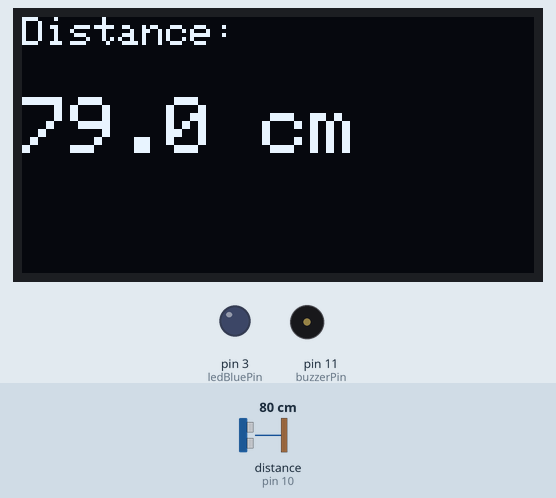
This sketch was run on a simulated Arduino Uno, built with avr-gcc and run on an emulated ATmega328P. On the bench: 128×64 one-colour display, output pins drawn as LEDs (lit = HIGH), buzzer (waves = sounding, pin HIGH). Wiring (inferred from the names in the program): ultrasonic range finder: trigger pin 9; echo pin 10. The inputs (shaded band) are chosen by the test bench; at power-on: distance to the obstacle (sensor on pin 10) 80 cm. The echo pulse lasts 58.3 µs per cm; pins used as bus, display or sensor lines are not drawn; what the sketch prints to the serial monitor is not drawn.

Above: at 2.2 s.
2.3 s: distance to the obstacle (sensor on pin 10) set to 17 cm
At 2.8 s:
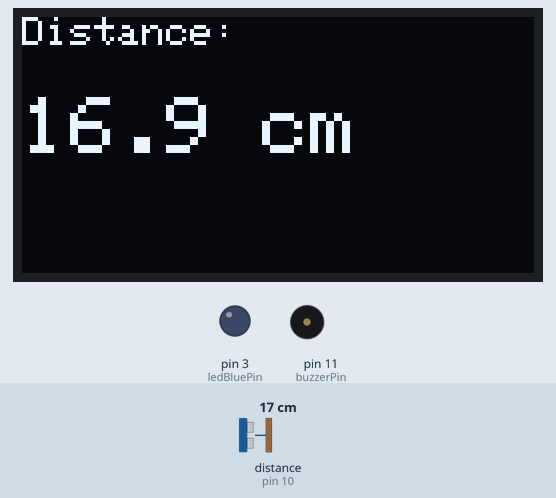
4.4 s: distance to the obstacle (sensor on pin 10) set to 14 cm
At 5.5 s:
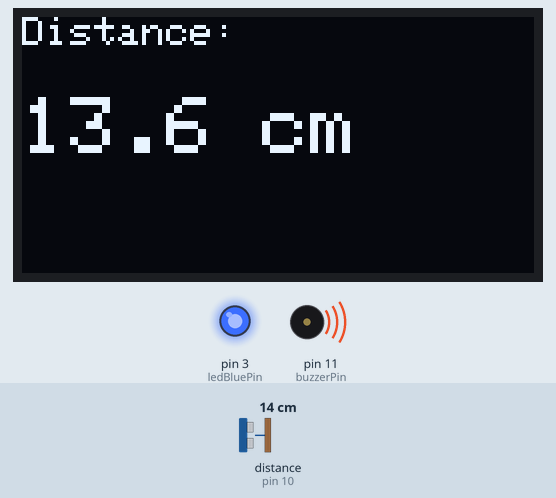
6.5 s: distance to the obstacle (sensor on pin 10) set to 18 cm
At 7.24 s:
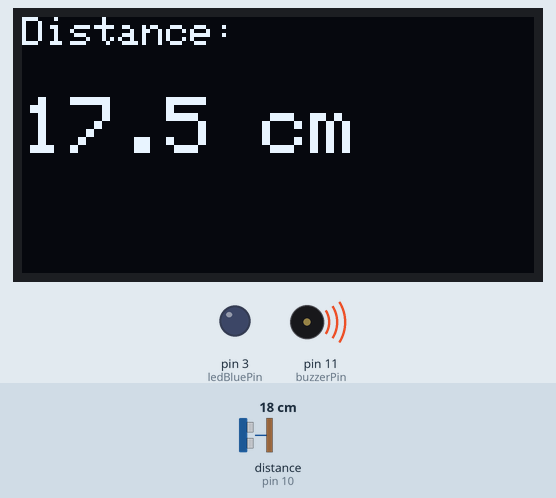
Timing chart, 0 to 14.1 s (numbered marks = the images above; inputs shaded):
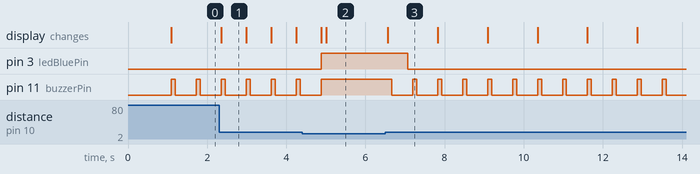

Measured:
- the behaviour switches between 16 and 15 cm on distance to the obstacle (sensor on pin 10) (found by bisection; images 1 and 2)
- after the input at 2.3 s, the display: changes after 0.06 s (image 1)
- after the input at 4.4 s, pin 3 (ledBluePin): LOW → HIGH after 0.48 s; pin 11 (buzzerPin): goes on until 4.9 s, then stays HIGH; the display: first changes after 0.48 s (image 2 shows a later state)
- after the input at 6.5 s, pin 3 (ledBluePin): HIGH → LOW after 0.57 s; pin 11 (buzzerPin): alternates HIGH for 0.10 s and LOW for 0.53 s, starting after 0.17 s; the display: changes after 0.07 s (image 3)
- by itself, pin 11 (buzzerPin): alternates HIGH for 0.10 s and LOW for 0.53 s
- what the display in image 1 shows lasts 0.6 s, from 2.4 s to 3.0 s
- what the display in image 3 shows lasts 1.2 s, from 6.6 s to 7.8 s

The sketch:

NanoSonicOLED-BuzzLED.ino
```cpp
#include <Wire.h>
#include <Adafruit_GFX.h>
#include <Adafruit_SSD1306.h>

// OLED configuration
#define SCREEN_WIDTH 128
#define SCREEN_HEIGHT 64
#define OLED_RESET -1
#define SCREEN_ADDRESS 0x3C  // Use 0x7A if your OLED uses that address

Adafruit_SSD1306 display(SCREEN_WIDTH, SCREEN_HEIGHT, &Wire, OLED_RESET);

// Pins
const int trigPin = 9;
const int echoPin = 10;
const int buzzerPin = 11;
const int ledBluePin = 3;  // Blue LED on D3

long duration;
float distance;

void setup() {
  pinMode(trigPin, OUTPUT);
  pinMode(echoPin, INPUT);
  pinMode(buzzerPin, OUTPUT);
  pinMode(ledBluePin, OUTPUT);
  Serial.begin(9600);

  // Initialize OLED
  if (!display.begin(SSD1306_SWITCHCAPVCC, SCREEN_ADDRESS)) {
    Serial.println(F("OLED initialization failed"));
    while (true);  // Stop execution if OLED fails
  }

  display.clearDisplay();
  display.setTextSize(1);
  display.setTextColor(SSD1306_WHITE);
  display.setCursor(0, 0);
  display.print("Ultrasonic Sensor");
  display.display();
  delay(1000);
}

void loop() {
  // Trigger ultrasonic pulse
  digitalWrite(trigPin, LOW);
  delayMicroseconds(2);
  digitalWrite(trigPin, HIGH);
  delayMicroseconds(10);
  digitalWrite(trigPin, LOW);

  // Measure echo
  duration = pulseIn(echoPin, HIGH);
  distance = duration * 0.034 / 2;

  // Serial output
  Serial.print("Distance: ");
  Serial.print(distance);
  Serial.println(" cm");

  // OLED output
  display.clearDisplay();
  display.setTextSize(1);
  display.setCursor(0, 0);
  display.print("Distance:");
  display.setTextSize(2);
  display.setCursor(0, 20);
  display.print(distance, 1);
  display.print(" cm");
  display.display();

  // Distance check
  if (distance < 15.0) {
    digitalWrite(buzzerPin, HIGH);       // Continuous beep
    digitalWrite(ledBluePin, HIGH);      // LED ON
  } else {
    digitalWrite(buzzerPin, HIGH);
    delay(100);
    digitalWrite(buzzerPin, LOW);
    delay(400);                          // Total 500 ms
    digitalWrite(ledBluePin, LOW);       // LED OFF
  }

  delay(100);  // Brief delay
}
```
